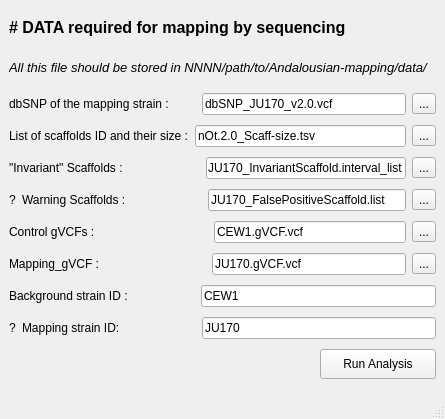
<?xml version="1.0" encoding="UTF-8"?>
<ui version="4.0">
 <class>MainWindow</class>
 <widget class="QMainWindow" name="MainWindow">
  <property name="geometry">
   <rect>
    <x>0</x>
    <y>0</y>
    <width>445</width>
    <height>419</height>
   </rect>
  </property>
  <property name="windowTitle">
   <string>MainWindow</string>
  </property>
  <widget class="QWidget" name="centralwidget">
   <layout class="QGridLayout" name="gridLayout">
    <item row="0" column="0">
     <widget class="QLabel" name="label">
      <property name="maximumSize">
       <size>
        <width>16777215</width>
        <height>30</height>
       </size>
      </property>
      <property name="text">
       <string>&lt;html&gt;&lt;head/&gt;&lt;body&gt;&lt;p&gt;&lt;span style=&quot; font-size:12pt; font-weight:600;&quot;&gt;# DATA required for mapping by sequencing&lt;/span&gt;&lt;/p&gt;&lt;/body&gt;&lt;/html&gt;</string>
      </property>
     </widget>
    </item>
    <item row="1" column="0">
     <widget class="QLabel" name="label_2">
      <property name="maximumSize">
       <size>
        <width>16777215</width>
        <height>30</height>
       </size>
      </property>
      <property name="text">
       <string>&lt;html&gt;&lt;head/&gt;&lt;body&gt;&lt;p&gt;&lt;span style=&quot; font-size:10pt; font-style:italic;&quot;&gt;All this file should be stored in NNNN/path/to/Andalousian-mapping/data/&lt;/span&gt;&lt;/p&gt;&lt;/body&gt;&lt;/html&gt;</string>
      </property>
     </widget>
    </item>
    <item row="2" column="0">
     <layout class="QHBoxLayout" name="horizontalLayout_8">
      <item>
       <widget class="QLabel" name="label_3">
        <property name="text">
         <string>dbSNP of the mapping strain :        </string>
        </property>
       </widget>
      </item>
      <item>
       <widget class="QLineEdit" name="lineEdit">
        <property name="text">
         <string>dbSNP_JU170_v2.0.vcf </string>
        </property>
       </widget>
      </item>
      <item>
       <widget class="QToolButton" name="toolButton">
        <property name="text">
         <string>...</string>
        </property>
       </widget>
      </item>
     </layout>
    </item>
    <item row="3" column="0">
     <layout class="QHBoxLayout" name="horizontalLayout_7">
      <item>
       <widget class="QLabel" name="label_4">
        <property name="text">
         <string>List of scaffolds ID and their size :</string>
        </property>
       </widget>
      </item>
      <item>
       <widget class="QLineEdit" name="lineEdit_2">
        <property name="text">
         <string>nOt.2.0_Scaff-size.tsv</string>
        </property>
       </widget>
      </item>
      <item>
       <widget class="QToolButton" name="toolButton_2">
        <property name="text">
         <string>...</string>
        </property>
       </widget>
      </item>
     </layout>
    </item>
    <item row="4" column="0">
     <layout class="QHBoxLayout" name="horizontalLayout_6">
      <item>
       <widget class="QLabel" name="label_5">
        <property name="text">
         <string>&quot;Invariant&quot; Scaffolds :                       </string>
        </property>
       </widget>
      </item>
      <item>
       <widget class="QLineEdit" name="lineEdit_3">
        <property name="text">
         <string>JU170_InvariantScaffold.interval_list</string>
        </property>
       </widget>
      </item>
      <item>
       <widget class="QToolButton" name="toolButton_3">
        <property name="text">
         <string>...</string>
        </property>
       </widget>
      </item>
     </layout>
    </item>
    <item row="5" column="0">
     <layout class="QHBoxLayout" name="horizontalLayout_2">
      <item>
       <widget class="QLabel" name="label_13">
        <property name="toolTip">
         <string>&lt;html&gt;&lt;head/&gt;&lt;body&gt;&lt;p&gt;&lt;span style=&quot; font-size:10pt; font-style:italic;&quot;&gt;list of scaffolds you want to test even if they are not linked to your mutation. (e.g. False-positive or so-far-unlinked scaffolds)&lt;/span&gt;&lt;/p&gt;&lt;/body&gt;&lt;/html&gt;</string>
        </property>
        <property name="text">
         <string>?</string>
        </property>
       </widget>
      </item>
      <item>
       <widget class="QLabel" name="label_6">
        <property name="toolTip">
         <string>&lt;html&gt;&lt;head/&gt;&lt;body&gt;&lt;p&gt;&lt;br/&gt;&lt;/p&gt;&lt;/body&gt;&lt;/html&gt;</string>
        </property>
        <property name="text">
         <string>Warning Scaffolds :                       </string>
        </property>
       </widget>
      </item>
      <item>
       <widget class="QLineEdit" name="lineEdit_4">
        <property name="text">
         <string>JU170_FalsePositiveScaffold.list</string>
        </property>
       </widget>
      </item>
      <item>
       <widget class="QToolButton" name="toolButton_4">
        <property name="text">
         <string>...</string>
        </property>
       </widget>
      </item>
     </layout>
    </item>
    <item row="6" column="0">
     <layout class="QHBoxLayout" name="horizontalLayout_3">
      <item>
       <widget class="QLabel" name="label_8">
        <property name="text">
         <string>Control gVCFs :                                  </string>
        </property>
       </widget>
      </item>
      <item>
       <widget class="QLineEdit" name="lineEdit_5">
        <property name="text">
         <string>CEW1.gVCF.vcf</string>
        </property>
       </widget>
      </item>
      <item>
       <widget class="QToolButton" name="toolButton_5">
        <property name="text">
         <string>...</string>
        </property>
       </widget>
      </item>
     </layout>
    </item>
    <item row="7" column="0">
     <layout class="QHBoxLayout" name="horizontalLayout_4">
      <item>
       <widget class="QLabel" name="label_9">
        <property name="text">
         <string>Mapping_gVCF :                                </string>
        </property>
       </widget>
      </item>
      <item>
       <widget class="QLineEdit" name="lineEdit_6">
        <property name="text">
         <string>JU170.gVCF.vcf</string>
        </property>
       </widget>
      </item>
      <item>
       <widget class="QToolButton" name="toolButton_6">
        <property name="text">
         <string>...</string>
        </property>
       </widget>
      </item>
     </layout>
    </item>
    <item row="8" column="0">
     <layout class="QHBoxLayout" name="horizontalLayout_5">
      <item>
       <widget class="QLabel" name="label_10">
        <property name="text">
         <string>Background strain ID :                    </string>
        </property>
       </widget>
      </item>
      <item>
       <widget class="QLineEdit" name="lineEdit_7">
        <property name="text">
         <string>CEW1</string>
        </property>
       </widget>
      </item>
     </layout>
    </item>
    <item row="9" column="0">
     <layout class="QHBoxLayout" name="horizontalLayout">
      <item>
       <widget class="QLabel" name="label_14">
        <property name="toolTip">
         <string>&lt;html&gt;&lt;head/&gt;&lt;body&gt;&lt;p&gt;&lt;span style=&quot; font-size:10pt; font-style:italic;&quot;&gt;It should be the same as RGSM appearing in the $Mapping_gVCF (determine with &amp;quot;Read Group&amp;quot; information during analysis)&lt;/span&gt;&lt;/p&gt;&lt;/body&gt;&lt;/html&gt;</string>
        </property>
        <property name="text">
         <string>?</string>
        </property>
       </widget>
      </item>
      <item>
       <widget class="QLabel" name="label_12">
        <property name="text">
         <string>Mapping strain ID:                       </string>
        </property>
       </widget>
      </item>
      <item>
       <widget class="QLineEdit" name="lineEdit_8">
        <property name="text">
         <string>JU170</string>
        </property>
       </widget>
      </item>
     </layout>
    </item>
    <item row="10" column="0">
     <layout class="QHBoxLayout" name="horizontalLayout_9">
      <item>
       <spacer name="horizontalSpacer">
        <property name="orientation">
         <enum>Qt::Horizontal</enum>
        </property>
        <property name="sizeHint" stdset="0">
         <size>
          <width>40</width>
          <height>20</height>
         </size>
        </property>
       </spacer>
      </item>
      <item>
       <widget class="QPushButton" name="pushButton">
        <property name="minimumSize">
         <size>
          <width>116</width>
          <height>0</height>
         </size>
        </property>
        <property name="maximumSize">
         <size>
          <width>50</width>
          <height>30</height>
         </size>
        </property>
        <property name="sizeIncrement">
         <size>
          <width>1</width>
          <height>1</height>
         </size>
        </property>
        <property name="palette">
         <palette>
          <active>
           <colorrole role="Button">
            <brush brushstyle="SolidPattern">
             <color alpha="255">
              <red>170</red>
              <green>255</green>
              <blue>0</blue>
             </color>
            </brush>
           </colorrole>
          </active>
          <inactive>
           <colorrole role="Button">
            <brush brushstyle="SolidPattern">
             <color alpha="255">
              <red>242</red>
              <green>241</green>
              <blue>240</blue>
             </color>
            </brush>
           </colorrole>
          </inactive>
          <disabled>
           <colorrole role="Button">
            <brush brushstyle="SolidPattern">
             <color alpha="255">
              <red>242</red>
              <green>241</green>
              <blue>240</blue>
             </color>
            </brush>
           </colorrole>
          </disabled>
         </palette>
        </property>
        <property name="text">
         <string>Run Analysis</string>
        </property>
       </widget>
      </item>
     </layout>
    </item>
   </layout>
  </widget>
  <widget class="QMenuBar" name="menubar">
   <property name="geometry">
    <rect>
     <x>0</x>
     <y>0</y>
     <width>445</width>
     <height>25</height>
    </rect>
   </property>
  </widget>
  <widget class="QStatusBar" name="statusbar"/>
 </widget>
 <resources/>
 <connections/>
</ui>
